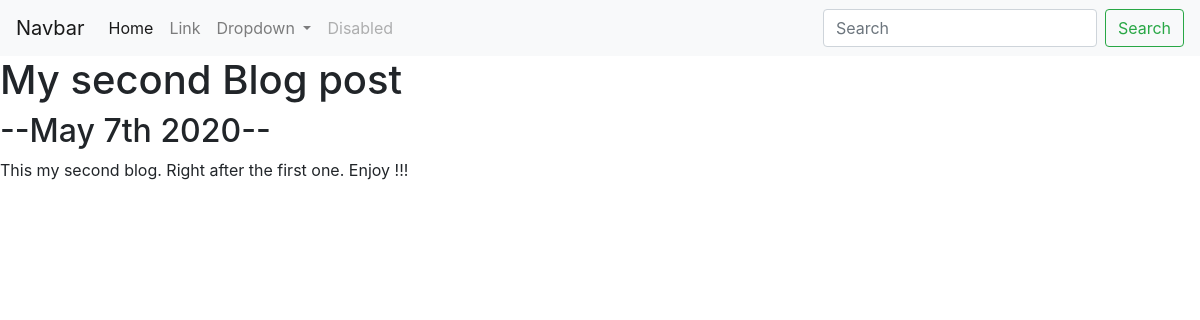
The app's page /blog/2/ with its own data.
### blog/models.py (models this page shows, shortened)
class Blog(models.Model):
    title = models.CharField(max_length=200)
    description = models.TextField()
    date = models.DateField()

### blog/views.py (the view)
# urls.py: path('<int:blog_id>/', views.detail, name='detail'),
def detail(request, blog_id):
    blog = get_object_or_404(Blog, pk=blog_id)
    return render(request, 'blog/detail.html',{'blog':blog})

### blog/templates/blog/detail.html
{% extends 'portfolio/base.html' %}
{% block content %}
<h1>{{ blog.title }}</h1>
<h2>--{{ blog.date|date:'F jS Y'}}--</h2>
<p>{{ blog.description }}</p>
{% endblock %}

### records on screen
Blog: title "My second Blog post", date "May 7th 2020", description "This my second blog. Right after the first one. Enjoy !!!"
